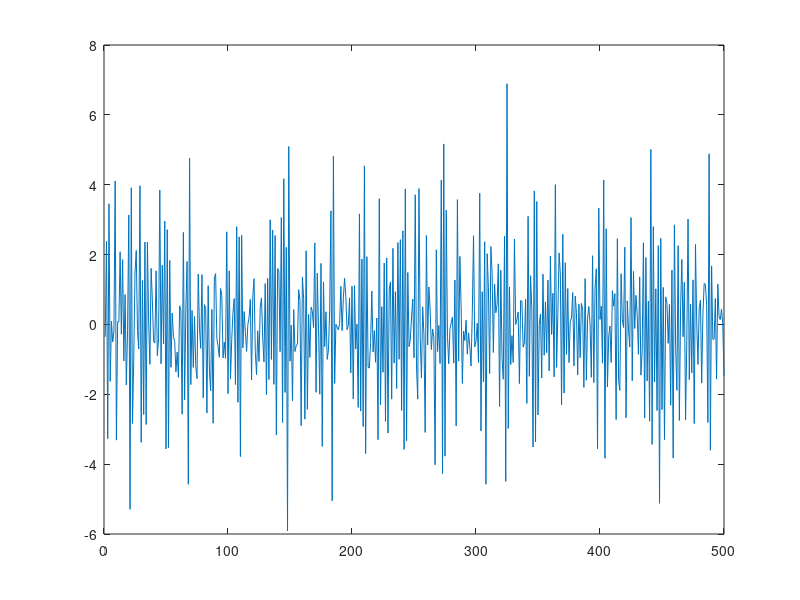

This figure's MATLAB source: (Note: this script raises an error after producing the figure.)
%
% Time series analysis
% Computer exercise 2  
%
%
clear; 
close all;
% addpath('functions', '/data')     % Add this line to update the path
addpath('../functions', '../data')     % Add this line to update the path (Hanna)

%% 2.1 Modelling of exogenous input signal
%Generate some data following the Box-Jenkins model:

rng(0)
n = 500;                % Number of samples
A3=[1 .5];
C3 = [1 -.3 .2];
w= sqrt(2)*randn(n+100,1); 
x = filter (C3,A3,w);           % Create the input

A1 = [1 -.65];
A2 = [1 .90 .78];
C=1;
B=[0 0 0 0 .4];
e = sqrt(1.5) * randn(n + 100,1);
y = filter(C,A1,e) + filter(B,A2,x); % Create the output

x = x(101:end) , y = y(101:end) % Omit initial samples 
clear A1, A2, C, B, e, w, A3, C3

%% Plotting the INPUT data
close all
clc

m=50;
plot(x)
basicPlot(x,m,'x-data') 

%% Create an ARMA-model for the input xt as function of white noise
close all
clc

m=50;

%Initial guess 
%ACF ringing, PACF peak at 1 --> AR(1)?
na = 1;
nc = 0;
data = iddata(x);                   
model_x = armax(data, [na nc]); 
present(model_x);
e_hat = myFilter(model_x.a, model_x.c, x);
basicPlot(e_hat,m,'ARMA(1,0)')

whitenessTest(e_hat)

%Knowing it's an ARMA(1,2), test it with an ARMA(1,2) too 
%Model 1 according to instructions
na = 1;
nc = 2;
data = iddata(x);                   
x_arma = armax(data, [na nc]); 
present(x_arma);
e_hat = myFilter(x_arma.a, x_arma.c, x);
basicPlot(e_hat,m,'ARMA(1,2)')

whitenessTest(e_hat)

%We tested the same thing with idpoly and got the same result
% Seems that it's nice to use when wanting to control what orders are
% "active" in the polynomial

%% Pre-whitening
close all;
eps_t = myFilter(x_arma.a, x_arma.c, y); 
w_t = myFilter(x_arma.a, x_arma.c,x); 
basicPlot(eps_t,m,'Eps_t');         % it is not white
basicPlot(w_t,m,'W_t');             % it looks white

%% Compute CCF for eps_t = H(z) * w_t + v_t
close all;
M=40;
stem(-M:M,crosscorr(w_t ,eps_t,M)); 
title('Cross correlation function'), xlabel('Lag')
hold on
plot(-M:M, 2/sqrt(n)*ones(1,2*M+1), 'r--') 
plot(-M:M, -2/sqrt(n)*ones(1,2*M+1),'r--') 
hold off

%% Determine suitable model orders for delay, A, B
% Delay: Delay exceeds confidence interval at lag 4, thus should be d = 4. 
% R (order for A2): Could be 2, as we have some ringing in the correlation.
% S: We see that it's decaying immedeatly, as s+d = time of decay, s = 0. 

A2 = [1 0 0]; 
B = [0 0 0 0 1];
Mi = idpoly ([1] ,[B] ,[] ,[] ,[A2]);
z = iddata(y,x);    % fatttar att första är data och andra är input 
Mba2 = pem(z,Mi); present(Mba2)
etilde = resid (Mba2, z );

%% Check etilde 
close all;
clc; 

%etilde and x should be uncorrelated --> Looks good, not sign diff from 0
M=40;
stem(-M:M,crosscorr(etilde.y ,x ,M)); 
title('Cross correlation function'), xlabel('Lag')
hold on
plot(-M:M, 2/sqrt(n)*ones(1,2*M+1), 'r--') 
plot(-M:M, -2/sqrt(n)*ones(1,2*M+1),'r--') 
hold off

%% Is etilde white? 
% No, but we have now only modelled half of the BJ model, as y depends on
% something with x AND the error term.   
close all;
clc; 

basicPlot(etilde.y,m,'etilde');
whitenessTest(etilde.y);
figure()

%% Determine orders for A1 and C1, model etilde = C1/A1 * e
%In the plot above, we suspect that we're dealing with an ARMA(1,0)
close all;
clc; 

A1 = [1 0]; 
C1 = [];
model_init = idpoly (A1, [], C1);
etilde_data = iddata(etilde.y)
error_model = pem(etilde_data,model_init); 
present(error_model)
res_tilde = resid (error_model, etilde_data );
basicPlot(res_tilde.y,m,'ARMA(1,0)');
whitenessTest(res_tilde.y);

%% Reestimate the full model with pem
% Note that model will change when we do it all together again 

A1 = [1 0];
A2 = [1 0 0];
B = [0 0 0 0 1];
C = [];
Mi = idpoly(1, B, C, A1, A2);
z = iddata(y,x);
MboxJ = pem(z,Mi);
present(MboxJ)
ehat = resid(MboxJ,z);      % the estimate of the noise process e_t

%% Final analysis of ehat
% ehat and x should be uncorrelated, looks OK (few outliers but ~95% conf)
M=40;
stem(-M:M,crosscorr(ehat.y ,x ,M)); 
title('Cross correlation function'), xlabel('Lag')
hold on
plot(-M:M, 2/sqrt(n)*ones(1,2*M+1), 'r--') 
plot(-M:M, -2/sqrt(n)*ones(1,2*M+1),'r--') 
hold off

%% Final analysis of ehat contd.
%Whiteness of ehat -> super white!
whitenessTest(ehat.y);
basicPlot(ehat.y,m,'e-hat');

%To trust whiteness test, ehat needs to be normally distributed
%Test for normal distributed: data, label, type of test (D=default -->
%D'Augustino-Pearson K2 test, then level of alpha (1-alpha) = confidence)
checkIfNormal(ehat.y,'e-hat','D',0.05);

%% 2.2 Hairdryer data
clear; 
clc; 
close all; 
load tork.dat       % 1000 observations from an input-output experiment
% Data info:    
% input signal (voltage) - second column
% output signal (temperature) - first column 
% sampling distance 0.08 s.

% substract mean value, create object and plot first 300
tork = tork - repmat(mean(tork),length(tork),1);
y = tork(:,1); 
x = tork(:,2);
z = iddata(y,x);
n = length(x); 
plot(z(1:300))


%% Modelling the input x in Hairdryer 
clc;
close all; 

% First plotting the data to see if white and if not to know how to preceed
% in a potential ARMA modelling of the input
plot(x);
whitenessTest(x);
% --> No, so we need to form ARMA model of input

% Basic plots of input
m = 50; 
basicPlot(x,m,'Input data'); 

%% Modelling the input x in Hairdryer contd. 
clc;
close all;

%Initial guess 
%ACF ringing, PACF peak at 1 --> AR(1)?
na = 1;
nc = 0;
data = iddata(x);                   
model_x = armax(data, [na nc]); 
present(model_x);
e_hat = myFilter(model_x.a, model_x.c, x);
basicPlot(e_hat,m,'ARMA(1,0)')

whitenessTest(e_hat)

% --> Looks good to model this as an ARMA(1,0) (AR(1))

%% Prewhitening step (Multiplying with A3(z)/C3(z)
close all;
clc; 

eps_t = myFilter(model_x.a, model_x.c, y);      % eps_t = A3(z)/C3(z) * y
w_t = myFilter(model_x.a, model_x.c,x);         % wt = A3(z)/C3(z) * x
basicPlot(eps_t,m,'Eps_t');
basicPlot(w_t,m,'W_t');

%% Compute CCF for w_t to eps_t (eps_t = H(z) * w_t + v_t) 
close all;
clc; 

M=40;
stem(-M:M,crosscorr(w_t ,eps_t,M)); 
title('Cross correlation function'), xlabel('Lag')
hold on
plot(-M:M, 2/sqrt(n)*ones(1,2*M+1), 'r--') 
plot(-M:M, -2/sqrt(n)*ones(1,2*M+1),'r--') 
hold off

% From plot wee see that: d = 3, r = 1, s = 2 (5-3)
% As the CCF  yields an estimate of the impulse response, we can use this
% to determine suiteble orders for the delay, A2(z) and B(z). 
% Knowing the orders, we now want to estiamte the parameters given theese orders 
%% Determine suitable model orders for delay, A, B
% d (Delay): 3
% r (order for A2): Could be 1, slow decaying.
% s: decay starts at 5, as s+d = time of decay, s = 5-3 = 2. 

A2 = [1 0]; 
B = [0 0 0 1 0 0];              % is this correct or should it be B = [000100] and then change stryctyre free
Mi = idpoly ([1] ,[B] ,[] ,[] ,[A2]);           % yt = B(z)z^-d/A2(z) * x_t (delay is in the B vector) 
% Mi.Structure.b.Free = [zeros(1,3) 1 1 1];
z = iddata(y,x);
Mba2 = pem(z,Mi); 
present(Mba2)
etilde = resid(Mba2, z);

%% Check if models orders above are suitible 
% CCF between the input, xt, and the residual etilde_t (defined below) should be uncorrelated.
close all;
clc; 

%etilde and x should be uncorrelated 
M=40;
stem(-M:M,crosscorr(etilde.y ,x ,M)); 
title('Cross correlation function'), xlabel('Lag')
hold on
plot(-M:M, 2/sqrt(n)*ones(1,2*M+1), 'r--') 
plot(-M:M, -2/sqrt(n)*ones(1,2*M+1),'r--') 
hold off
% Looks good enough 

% Is etilde white? 
% NO, but we have now only modelled half of the BJ model, as y depends on
% something with x AND the error term.   
basicPlot(etilde.y,m,'etilde');
whitenessTest(etilde.y);

%% Plotting e_tilde (Modelling the A1 and C1 polynomials) 
% We have now modeled yt as a function of the input xt, 
% but have not yet formed a model of the ARMA-process in the BJ model, i.e.,
% modeled the polynomials C1(z) and A1(z). We know e_tilde = C1/A1 e, so we
% want to find arma for e_tilde. As usual we start by studying the data

close all;
clc; 
m = 50; 

plot(etilde.y);
basicPlot(etilde.y,m,'etilde');

%% Modelling the A1 and C1 polynomials contd
close all;
clc; 

% Initial modell gues AR(1)
A1 = [1 0]; 
C1 = [1];
model_init = idpoly (A1, [], C1);
etilde_data = iddata(etilde.y)
error_model = pem(etilde_data,model_init); 
present(error_model)
res_tilde = resid (error_model, etilde_data );
basicPlot(res_tilde.y,m,'ARMA(1,0)');
whitenessTest(res_tilde.y);

% --> Looking good ?????

%% Reestimate the full model with pem
% We know have all our polynomials, and need to reestimate the parameters   

A1 = [1 0];
A2 = [1 0]; 
B = [0 0 0 1 0 0];      % do we want coefficient before z^-3 in B to be 1?
C = [1];                % Before named C1 
Mi = idpoly(1, B, C, A1, A2);
% Mi.Structure.b.Free = [zeros(1,3) 1 1 1];
z = iddata(y,x);
MboxJ = pem(z,Mi);
present(MboxJ)
ehat = resid(MboxJ,z);      % the estimate of the noise process e_t

%% Final analysis of ehat (is our entier model good enough?)
%ehat and x should be uncorrelated, looks OK (few outliers but ~95% conf)
M=40;
stem(-M:M,crosscorr(ehat.y ,x ,M)); 
title('Cross correlation function'), xlabel('Lag')
hold on
plot(-M:M, 2/sqrt(n)*ones(1,2*M+1), 'r--') 
plot(-M:M, -2/sqrt(n)*ones(1,2*M+1),'r--') 
hold off


%% Final analysis of ehat contd.
%Whiteness of ehat -> white, but not normal, can we trust? 
whitenessTest(ehat.y);
basicPlot(ehat.y,m,'e-hat');

%To trust whiteness test, ehat needs to be normally distributed
%Test for normal distributed: data, label, type of test (D=default -->
%D'Augustino-Pearson K2 test, then level of alpha (1-alpha) = confidence)
checkIfNormal(ehat.y,'e-hat','D',0.05);

%% 2.3 Prediction of ARMA-processes
close all; 
clear; 
clc; 
load svedala; 
y = svedala; 

% data sampled every hour, with estimated mean value subtracted (11.35◦ C) 

% Suitable model parameters for the data set are
A = [ 1 -1.79 0.84 ]; 
C = [ 1 -0.18 -0.11 ];

%% One step prediction 
k = 1;      % prediction step 

[Fk, Gk] = polydiv( C, A, k );  % solves the Diophantine equation (different for each k) 
yhat_1 = filter( Gk, C, y );    % k-step prediction, y_hat_t+k|t, 
yhat_1 = yhat_1(3:end)          % Largest of Gk and C (not + k) 
var_1 = var(y(3:end) - yhat_1)


%% k-step prediction using k = 3 
k3 = 3;      % predicti

m = 50; 

[Fk3, Gk3] = polydiv( C, A, k3 );       % solves the Diophantine equation (different for each k) 
yhat_3 = filter( Gk3, C, y );           % k-step prediction, y_hat_t+k|t, 
yhat_3 = yhat_3(5:end);                 % Is it 4 because length(a) + k? 
error_3 = y(5:end) - yhat_3; 

mean3 = mean(error_3)          %                  
variance3 = var(error_3)
theoretical_variance3 = sum(Fk3.^2) * var_1
conf_3 = 2*sqrt(theoretical_variance3);
conf_int3 = [0-conf_3, 0+conf_3]

error3_outside = (sum(error_3>conf_int3(2)) + sum(error_3<conf_int3(1)))/length(error_3)  

% 1. Estimated mean and the expectation of the prediction error
% 2. Comment on difference in variance: somewhat higher theoretical
% 3. Determine the theoretical 95% confidence interval
% 4. How large percentage of the prediction errors are outside the 95%

% 5. plotting
figure(1)
plot(y);
hold on; 
plot(yhat_3);
title('process and 3 step prediction')
hold off;

figure(2)
plot(error_3)
figure(3)
basicPlot(error_3, m, '3 step error')
% We see an MA(2) 

%% k-step prediction using k = 26
k26 = 26;      % prediction step 
close all; 

[Fk26, Gk26] = polydiv( C, A, k26 );    % solves the Diophantine equation (different for each k) 
yhat_26 = filter( Gk26, C, y );            % k-step prediction, y_hat_t+k|t, 
yhat_26 = yhat_26(28:end);                  % Is it 4 because length(a) + k? 
error_26 = y(28:end) - yhat_26;

mean26 =  mean(error_26)
variance26 = var(error_26)
theoretical_variance26 = sum(Fk26.^2) * var_1
conf_26 = 2*sqrt(theoretical_variance26);
conf_int26 = [mean26-conf_26, mean26+conf_26]

error26_outside = (sum(error_26>conf_int26(2)) + sum(error_26<conf_int26(1)))/length(error_26)

% 1. Estimated mean and the expectation of the prediction error
% 2. Comment on difference in variance: much higher theoretical
% 3. Determine the theoretical 95% confidence interval
% 4. How large percentage of the prediction errors are outside the 95%

% 5. plotting
m = 100;
figure(1)
plot(y);
hold on; 
plot(yhat_26);
title('process and 26 step prediction')
hold off;

figure(2)
plot(error_26)
figure(3)
basicPlot(error_26, m, '26 step error')
% We see a periocidity of 25

%% 2.4 Prediction of ARMAX-processes
close all;
clear; 
clc;

load svedala
load sturup    % 3 step prediction, can be used as external signal to svedala
x = sturup;
y = svedala; 

% Set model parameters 
A= [ 1 -1.49 0.57 ];
B = [ 0 0 0 0.28 -0.26 ]; 
C= [1];

basicPlot(sturup, 50, 'sturup')
% How large is the delay in this temperature model? 3 - how do we know? 

%% Form the k - step prediction 
% using k = 3 and 26
close all; 
clc; 

% k = 3;
 k = 26; 

[Fk, Gk] = polydiv( C, A, k );  % solves the (old) Diophantine equation (different for each k) 
[Fk_hat, Gk_hat] = polydiv(conv(B,Fk), C, k);  % solves the (old) Diophantine equation (different for each k) 

yhat = filter(Fk_hat, [1], x) + filter(Gk_hat, C, x) + filter(Gk, C, y);   
% In second term above, why do we input x when it is a 4 step prediction?? 

yhat = yhat(9+k:end);       % 9 is order of Gk_hat as that is order of C 
% How do we know what order to remove??

error = y(9+k:end) - yhat; 
var(error)

% 5. plotting
figure(1)
plot(y);
hold on; 
plot(yhat);
title('process and 3 step prediction')
hold off;

m = 50; 
figure(2)
plot(error)
basicPlot(error, m, '3 step prediction error')
% We see an MA(2) 

%% If we forget one term in y prec´diction
close all; 

yhat_wrong =  filter(Gk_hat, C, x) + filter(Gk, C, y);   
yhat_wrong = yhat_wrong(9+k:end);       % 9 is order of Gk_hat as that is order of C 

figure(1)
plot(yhat_wrong);
hold on; 
plot(yhat);
hold off;

% For k = 3, fk_hat is zero and we can see no difference, 
% For k = 26, we see that we get a super small amplitude for the wrong one 

%% 2.5 Prediction of SARIMA-processes
close all;
clear; 
clc;

load svedala
y = svedala; 

m = 100;
plot(y)
basicPlot(y,m,'svedala')
% We see a season of 24 hours 

%% Model svedala with differentiation
A24 = [ 1 zeros(1, 23) -1 ];

y_s = filter(A24, 1, y);            % filter on seasonality 12
y_s = y_s(length(A24):end);
y_data = iddata(y_s);
figure()
plot(y_s);
basicPlot(y_s, 50, "y_s");          % Basic analysis through plots 

%% ALT 2: No differentiation
close all
m = 30;

% initial model, estimate a1, a2, a24, a25, a26, c24
model_init = idpoly([1 zeros(1,26)] ,[] ,[1 zeros(1,23) 0]);       % Set up inital model
model_init.Structure.a.Free = [0 1 1 zeros(1,21) 1 1 1];
model_init.Structure.c.Free = [zeros(1,24) 1];

model_armax = pem(y,model_init);         
res = resid(model_armax, y);             % Create residual
basicPlot(res.y, m, "residual");             
present(model_armax);
whitenessTest(res.y);

%% Create predictions from found (NON DIFF) model
close all; 
clc;

% Parameters from our found model 
A = model_armax.a;
C = model_armax.c;

% Prediction
k = 3;
% k = 26;
[Fk, Gk] = polydiv( C, A, k );    % solves the Diophantine equation (different for each k) 
yhat_k = filter( Gk, C, y);    % k-step prediction, y_hat_t+k|t, 
yhat_k = yhat_k(52:end);          % Is it length(c) + k? 

error = y(52:end) - yhat_k; 
var(error)
basicPlot(error,50,'prediction error')
% Glöm ej analysera prediction error med ACF och PACF

%% Create predictions from found model (WRONG) 
close all; 
clc;


% From comp ex 1. 
model_init = idpoly([1 0 0],[],[1 zeros(1,23) 1]);
model_init.Structure.c.Free = [zeros(1,24) 1];
found_model = pem(y_data,model_init)
res = resid(found_model, y_data);             % Create new residual
basicPlot(res.y, m, "residual"); 
present(found_model);
whitenessTest(res.y);
checkIfNormal(res.y,"Final model");

% Parameters from our found model 
A = found_model.a;
C = found_model.c;

% Prediction
k = 3; 
[Fk, Gk] = polydiv( C, A, k );    % solves the Diophantine equation (different for each k) 
yhat_k = filter( Gk, C, y_s );    % k-step prediction, y_hat_t+k|t, 
yhat_k = yhat_k(50:end);          % Is it length(c) + k? 

error = y_s(50:end) - yhat_k; 
var(error)

% test
y_hat_test = filter(1, A24, yhat_k);
y_hat_test = y_hat_test(24:end);
error_test = y(97:end) - y_hat_test;
var(error_test)
% Better for k = 26 but not for k = 3. 

